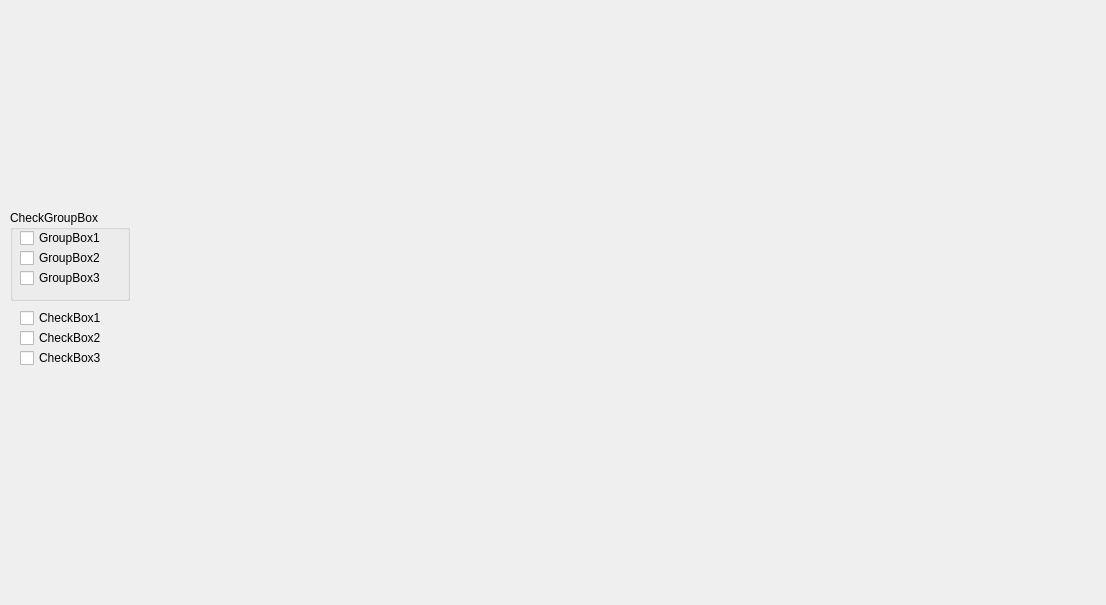
<?xml version="1.0" encoding="UTF-8"?>
<ui version="4.0">
 <class>Form</class>
 <widget class="QWidget" name="Form">
  <property name="geometry">
   <rect>
    <x>0</x>
    <y>0</y>
    <width>1106</width>
    <height>605</height>
   </rect>
  </property>
  <property name="windowTitle">
   <string>Form</string>
  </property>
  <widget class="QGroupBox" name="groupBox_2">
   <property name="geometry">
    <rect>
     <x>10</x>
     <y>210</y>
     <width>120</width>
     <height>91</height>
    </rect>
   </property>
   <property name="title">
    <string>CheckGroupBox</string>
   </property>
   <widget class="QCheckBox" name="group_check_box1">
    <property name="geometry">
     <rect>
      <x>10</x>
      <y>20</y>
      <width>91</width>
      <height>16</height>
     </rect>
    </property>
    <property name="text">
     <string>GroupBox1</string>
    </property>
   </widget>
   <widget class="QCheckBox" name="group_check_box2">
    <property name="geometry">
     <rect>
      <x>10</x>
      <y>40</y>
      <width>91</width>
      <height>16</height>
     </rect>
    </property>
    <property name="text">
     <string>GroupBox2</string>
    </property>
   </widget>
   <widget class="QCheckBox" name="group_check_box3">
    <property name="geometry">
     <rect>
      <x>10</x>
      <y>60</y>
      <width>91</width>
      <height>16</height>
     </rect>
    </property>
    <property name="text">
     <string>GroupBox3</string>
    </property>
   </widget>
  </widget>
  <widget class="QCheckBox" name="check_box1">
   <property name="geometry">
    <rect>
     <x>20</x>
     <y>310</y>
     <width>91</width>
     <height>16</height>
    </rect>
   </property>
   <property name="text">
    <string>CheckBox1</string>
   </property>
  </widget>
  <widget class="QCheckBox" name="check_box2">
   <property name="geometry">
    <rect>
     <x>20</x>
     <y>330</y>
     <width>91</width>
     <height>16</height>
    </rect>
   </property>
   <property name="text">
    <string>CheckBox2</string>
   </property>
  </widget>
  <widget class="QCheckBox" name="check_box3">
   <property name="geometry">
    <rect>
     <x>20</x>
     <y>350</y>
     <width>91</width>
     <height>16</height>
    </rect>
   </property>
   <property name="text">
    <string>CheckBox3</string>
   </property>
  </widget>
 </widget>
 <resources/>
 <connections/>
</ui>
